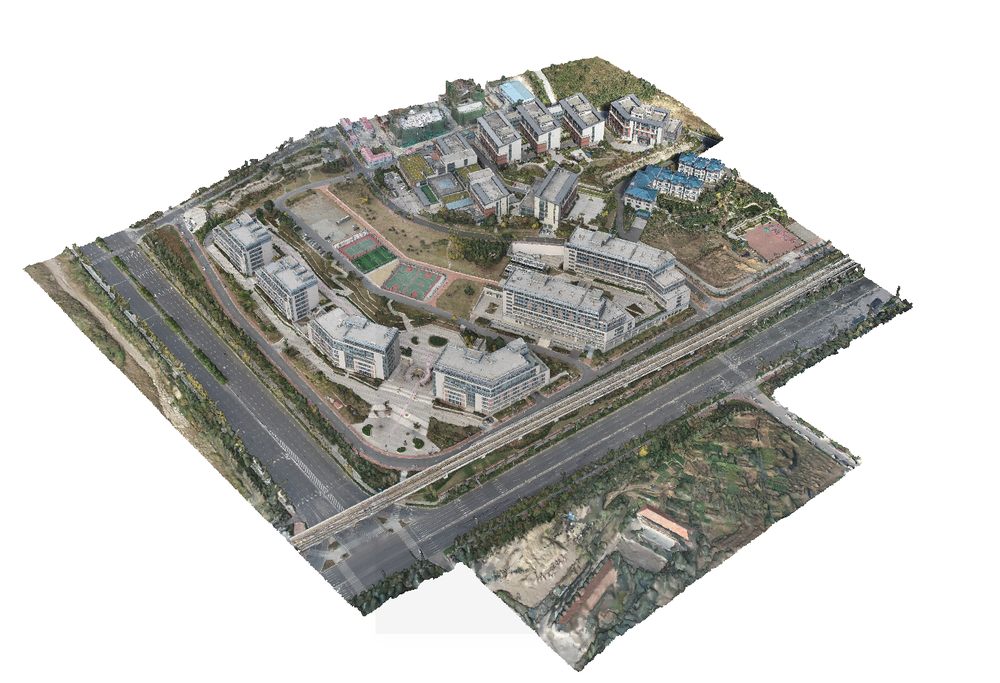
//> input picture OpenCV/1.png, 1000 x 683 px, shrunk from 1364 x 932 before the run
$ ./main   (built with g++ and OpenCV 4)
//> lines starting //> are read from the running program, lines starting //| are printed output that depends on the picture
// File Name: main.cpp
// Author: YXG
// Created Time: 2019年12月18日 星期三 19时44分15秒
/**
    离散傅里叶变化(其结果是复数).可将图片的空间域转换为频谱域
*/
#include <iostream>
#include <opencv2/core.hpp>
#include <opencv2/imgproc.hpp>
#include <opencv2/imgcodecs.hpp>
#include <opencv2/highgui.hpp>

using namespace std;
using namespace cv;

static void help(char **argv){
    cout<<endl
        <<"This program demonstrated the use of discrete Fourire Transform"<<endl;
}
int main(int argc,char **argv){
    help(argv);
    const char *filename = argc >=2 ? argv[1]:"1.png";
    Mat I = imread(filename,0);
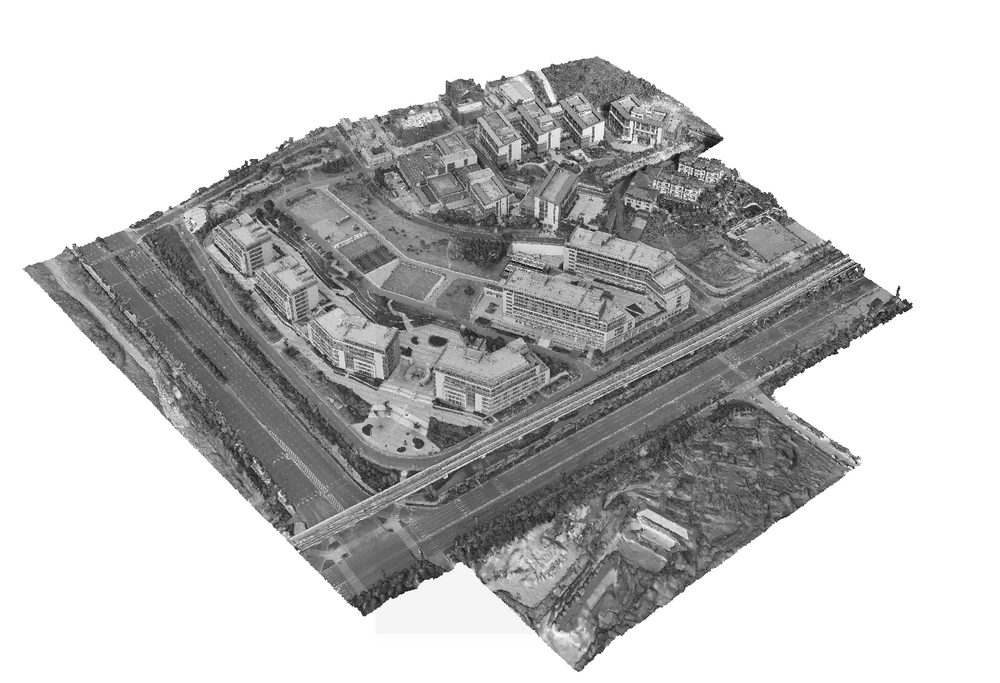
//> I: 683 rows x 1000 cols, CV_8UC1; min 0, max 255, mean 194.1
    //为执行傅里叶变换做准备
    Mat padded;
    //获取最佳参数(2的n次幂)
    int m = getOptimalDFTSize(I.rows);
//> m = 720
    int n = getOptimalDFTSize(I.cols);
//> n = 1000
    //填充边界
    copyMakeBorder(I,padded,0,m-I.rows,0,n-I.cols,BORDER_CONSTANT,Scalar::all(0));
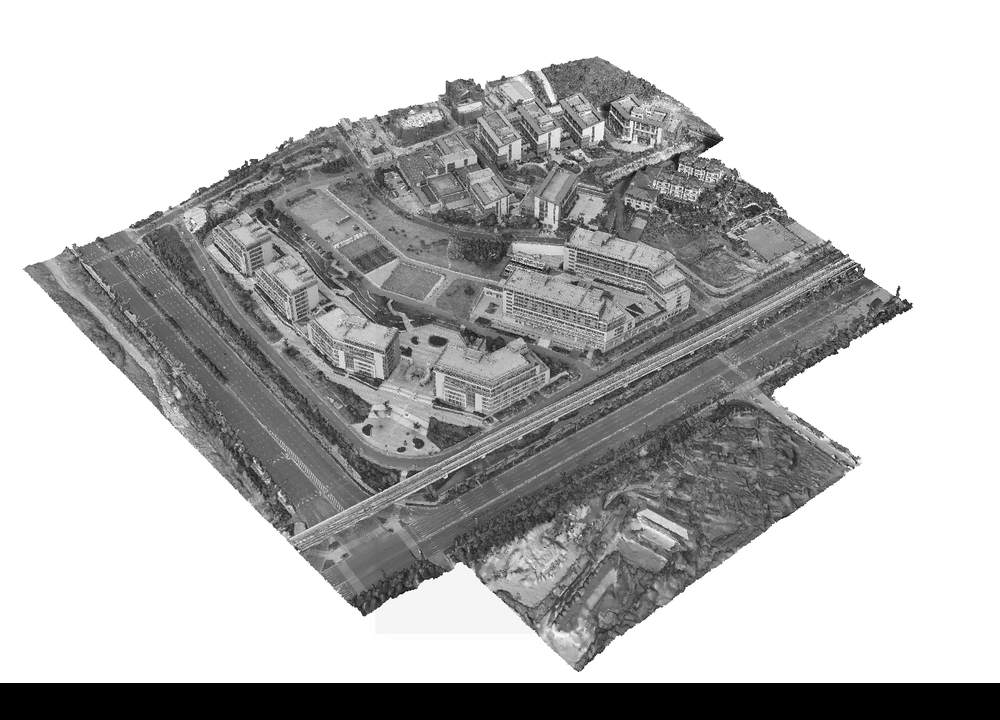
//> padded: 720 rows x 1000 cols, CV_8UC1; min 0, max 255, mean 184.2

    imshow("padded img",padded);
    imshow("原始图像",I);

    Mat planes[] = {Mat_<float>(padded),Mat::zeros(padded.size(),CV_32F)};
//> planes[1]: 720 rows x 1000 cols, CV_32FC1; every value is 0
    Mat complexI;
    merge(planes,2,complexI);//合并.函数作用是:从多个单通道创建一个多通道矩阵
    //    imshow("planes0 ",planes[0]);
    dft(complexI,complexI);//执行傅里叶变换

    //计算幅值compute the magnitude
    split(complexI,planes); //分解矩阵.planes[0]=实部,planes[1]是虚部
    magnitude(planes[0],planes[1],planes[0]); //planes[0] = magnitude
    Mat magI = planes[0];

    magI +=Scalar::all(1);
    log(magI,magI);

    //copy the spectrum,if it has an odd number of rows or cols;
    magI = magI(Rect(0,0,magI.cols &-2,magI.rows &-2)); //为什么用 按位与 运算

    int cx = magI.cols/2;
//> cx = 500
    int cy = magI.rows/2;
//> cy = 360

    Mat q0(magI,Rect(0,0,cx,cy));
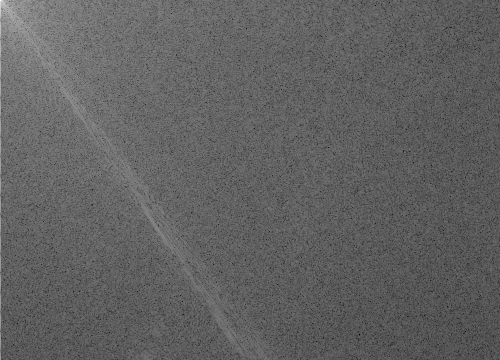
//> q0: 360 rows x 500 cols, CV_32FC1; min 2.86, max 18.7, mean 8.93; drawn with min black and max white
    Mat q1(magI,Rect(cx,0,cx,cy));
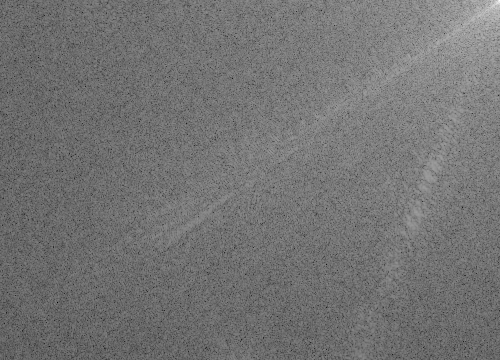
//> q1: 360 rows x 500 cols, CV_32FC1; min 2.6, max 16.72, mean 9; drawn with min black and max white
    Mat q2(magI,Rect(0,cy,cx,cy));
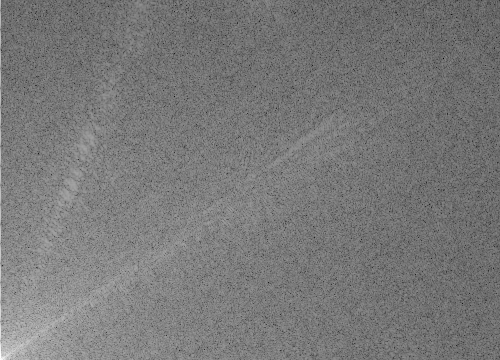
//> q2: 360 rows x 500 cols, CV_32FC1; min 2.6, max 16.1, mean 9; drawn with min black and max white
    Mat q3(magI,Rect(cx,cy,cx,cy));
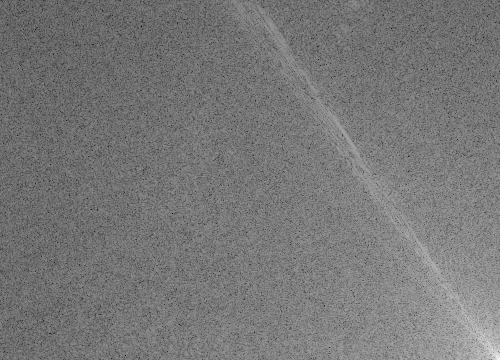
//> q3: 360 rows x 500 cols, CV_32FC1; min 2.86, max 15.75, mean 8.91; drawn with min black and max white

    Mat tmp;
    q0.copyTo(tmp);
    q3.copyTo(q0);
    tmp.copyTo(q3);

    q1.copyTo(tmp);
    q2.copyTo(q1);
    tmp.copyTo(q2);
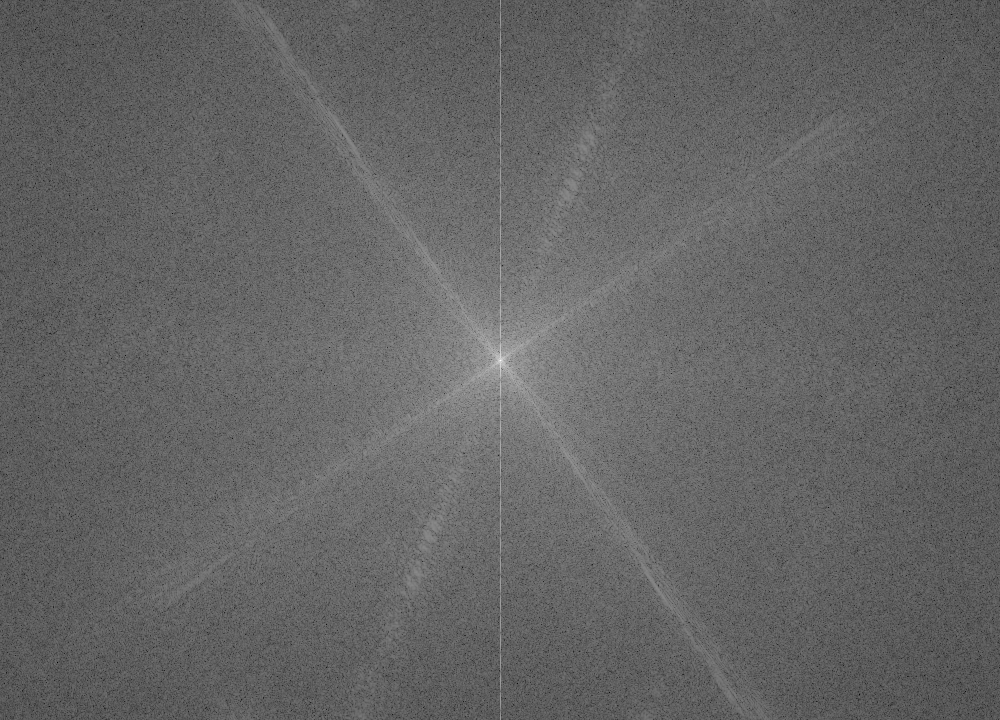
//> magI: 720 rows x 1000 cols, CV_32FC1; min 2.6, max 18.7, mean 8.96; drawn with min black and max white

    normalize(magI,magI,0,1,NORM_MINMAX);
    imshow("Input image:",I);
    imshow("magI ",magI);
    waitKey();

    return EXIT_SUCCESS;
}

$ run again, with OpenCV/1_1.png copied over OpenCV/1.png
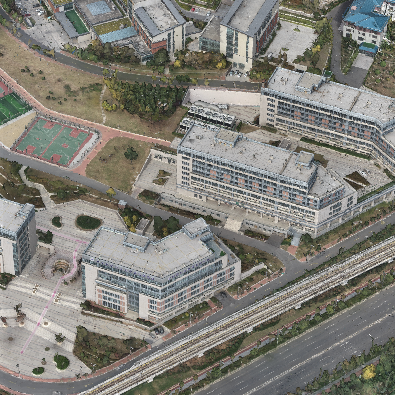
//> input picture OpenCV/1_1.png, 395 x 395 px
//> `Mat q3(magI,Rect(cx,cy,cx,cy));`:
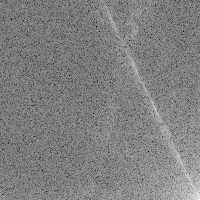
//> q3: 200 rows x 200 cols, CV_32FC1; min 3.69, max 13.82, mean 8.8; drawn with min black and max white
//> `tmp.copyTo(q2);`:
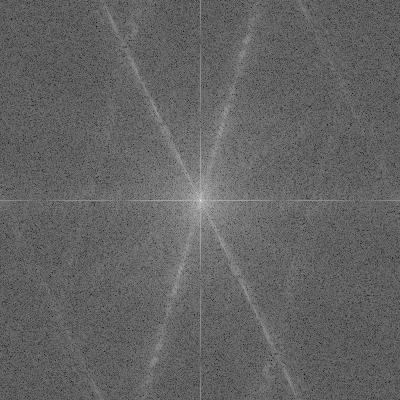
//> magI: 400 rows x 400 cols, CV_32FC1; min 3.69, max 16.81, mean 8.83; drawn with min black and max white
